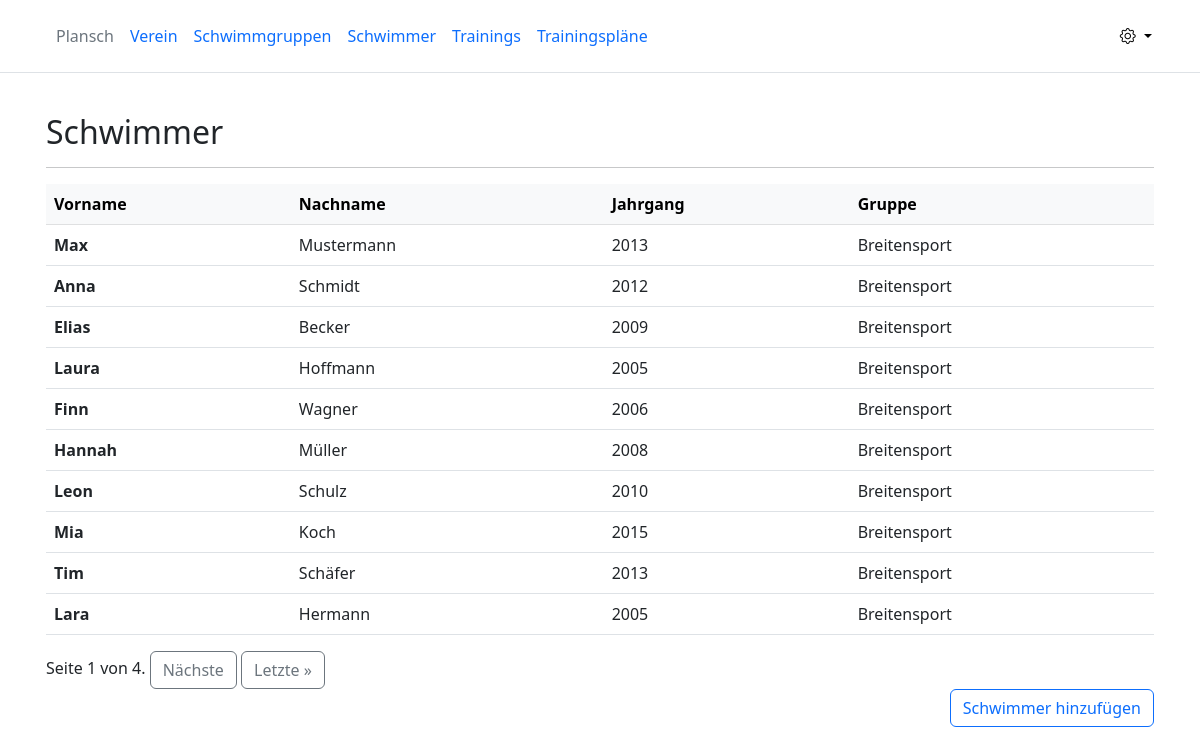
The page /swimmer/ (signed in) on the database its author committed.
### club/models.py (models this page shows, shortened)
class Swimmer(models.Model):
    dsv_id = models.CharField(max_length=200, unique=True, primary_key=True, verbose_name='DSV-ID')
    first_name = models.CharField(max_length=200, verbose_name='Vorname')
    last_name = models.CharField(max_length=200, verbose_name='Nachname')
    birth_date = models.DateField(verbose_name='Geburtstag')
    attest = models.DateField(blank=True, null=True, verbose_name='Datum Attestausstellung')
    email = models.EmailField(verbose_name='Email')
    group = models.ForeignKey(SwimmGroup, on_delete=models.PROTECT, verbose_name='Schwimmgruppe')

class SwimmGroup(models.Model):
    short_name = models.CharField(max_length=200, unique=True, verbose_name='Kürzel')
    name = models.CharField(max_length=200, verbose_name='Name')
    description = models.CharField(max_length=500, verbose_name='Beschreibung')
    age_group = models.CharField(max_length=200, verbose_name='Altergruppe')
    competition_participation = models.BooleanField(default=False, verbose_name='Wettkampfteilnahme')
    main_trainer = models.ForeignKey(Trainer, on_delete=models.PROTECT, related_name='main_trainer', verbose_name='Haupttrainer')
    trainer = models.ManyToManyField(Trainer, related_name='trainer', blank=True, verbose_name='Zusätzliche Trainer')
    def __str__(self):
        return f'{self.name}'

### club/views.py (the view)
# urls.py: path('swimmer/', SwimmerList.as_view(), name='swimmer-list'),
class SwimmerList(PermissionRequiredMixin, ListView):
    permission_required = "club.view_swimmer"
    paginate_by = 10
    model = Swimmer

### club/templates/club/swimmer_list.html (shortened to what this page needs)
{% extends "club/base.html" %}
{% load club_tags %}
{% block content %}
    <h2>Schwimmer</h2>
    <hr>
    <table class="table table-hover">
        <thead class="table-light">
        <tr>
            <th scope="col"> Vorname</th>
            <th scope="col"> Nachname</th>
            <th scope="col"> Jahrgang</th>
            <th scope="col"> Gruppe</th>
        </tr>
        </thead>
        <tbody>
        {% for swimmer in page_obj %}
            <tr style="cursor: pointer" onclick="javascript:location.href='{% url 'swimmer-detail' swimmer.dsv_id %}'">
                <th scope="row"> {{ swimmer.first_name }}</th>
                <td>{{ swimmer.last_name }}</td>
                <td>{{ swimmer.birth_date|date:"Y" }}</td>
                <td>{{ swimmer.group }}</td>
            </tr>
        {% endfor %}
        </tbody>
    </table>
    <div class="pagination">
    <span class="step-links">
        <span class="current">
            Seite {{ page_obj.number }} von {{ page_obj.paginator.num_pages }}.
        </span>
        {% if page_obj.has_next %}
            <a class="btn btn-outline-secondary" href="?page={{ page_obj.next_page_number }}">Nächste</a>
            <a class="btn btn-outline-secondary" href="?page={{ page_obj.paginator.num_pages }}">Letzte &raquo;</a>
        {% endif %}
    </span>
    </div>
    <div class="d-flex flex-row-reverse">
        {% if perms.club.add_swimmer %}
            <button type="button" class="btn btn-outline-primary" onclick="location.href='{% url 'swimmer-create' %}'">
                Schwimmer hinzufügen
            </button>
        {% endif %}
    </div>
{% endblock content %}

### rows shown on the page
Swimmer: first_name "Max", last_name "Mustermann", birth_date "2013", group "Breitensport"
Swimmer: first_name "Anna", last_name "Schmidt", birth_date "2012", group "Breitensport"
Swimmer: first_name "Elias", last_name "Becker", birth_date "2009", group "Breitensport"
Swimmer: first_name "Laura", last_name "Hoffmann", birth_date "2005", group "Breitensport"
Swimmer: first_name "Finn", last_name "Wagner", birth_date "2006", group "Breitensport"
Swimmer: first_name "Hannah", last_name "Müller", birth_date "2008", group "Breitensport"
Swimmer: first_name "Leon", last_name "Schulz", birth_date "2010", group "Breitensport"
Swimmer: first_name "Mia", last_name "Koch", birth_date "2015", group "Breitensport"
Swimmer: first_name "Tim", last_name "Schäfer", birth_date "2013", group "Breitensport"
Swimmer: first_name "Lara", last_name "Hermann", birth_date "2005", group "Breitensport"

### other values the page prints
{{ page_obj.number }} "1"
{{ page_obj.paginator.num_pages }} "4"
